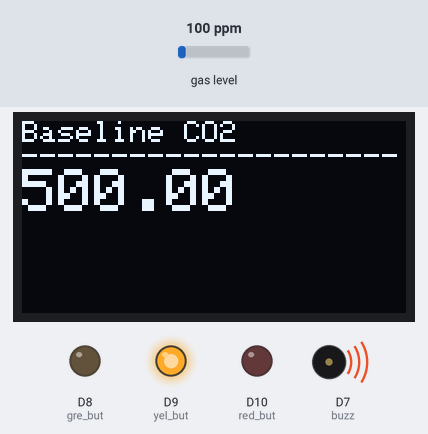
Recording of a sketch running on a simulated Arduino Uno R4 WiFi. On the bench: 128×64 one-colour display, output pins drawn as LEDs (lit = HIGH), buzzer (waves = sounding, pin HIGH). Dashed ring = blinking. The inputs (shaded band) are chosen by the test bench; at power-on: gas level 100 ppm. WiFi joins after 1.5 s; servers stay silent unless stated; what the sketch prints to the serial monitor is not drawn.

Above: at 8.0 s.
8.1 s: gas level set to 38 ppm
At 9.0 s:
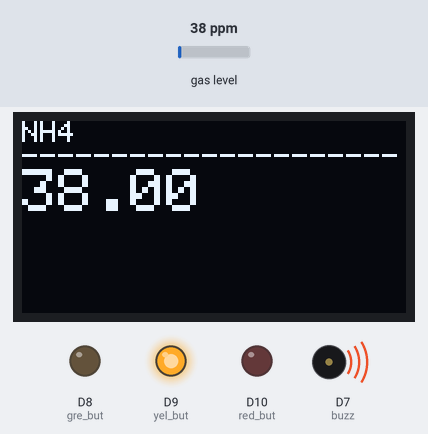
11.2 s: gas level set to 30 ppm
At 12.3 s:
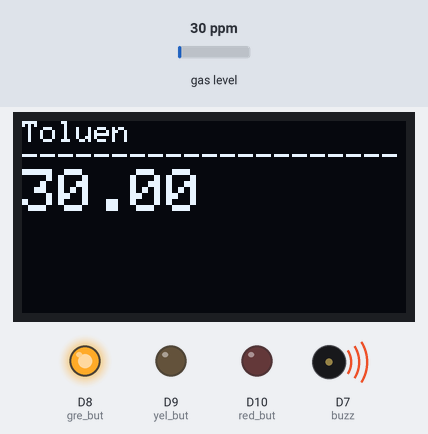
14.3 s: gas level set to 250 ppm
At 15.1 s:
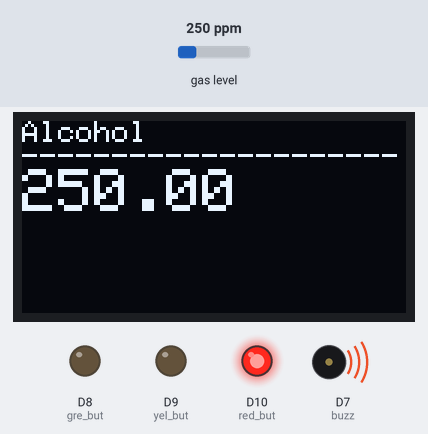
17.4 s: gas level set to 417 ppm
At 17.9 s:
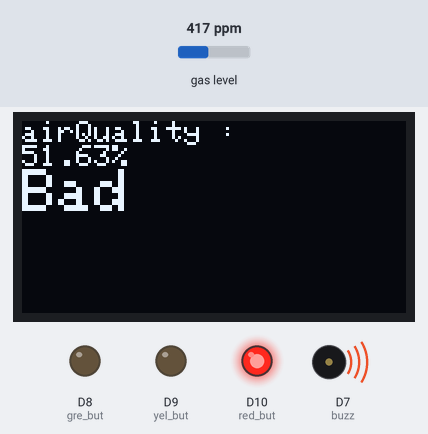
20.1 s: gas level set to 450 ppm
At 21.3 s:
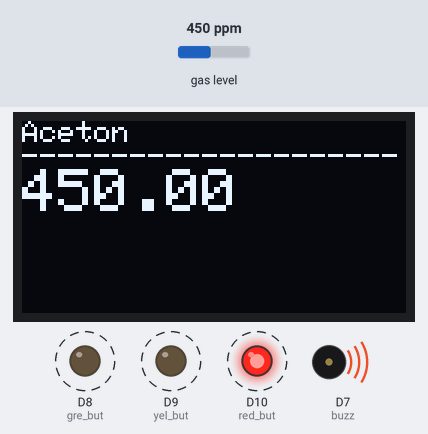
Timing chart, 0 to 30.1 s (numbered marks = the images above; inputs shaded):
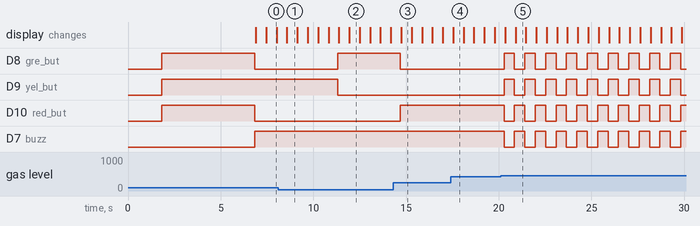

Measured:
- the behaviour switches between 34 and 33 ppm on gas level (found by bisection; images 1 and 2)
- the behaviour switches between 433 and 434 ppm on gas level (found by bisection; images 4 and 5)
- after the input at 11.2 s, D8 (gre_but): LOW → HIGH after 0.12 s; D9 (yel_but): HIGH → LOW after 0.12 s
- after the input at 14.3 s, D8 (gre_but): HIGH → LOW after 0.38 s; D10 (red_but): LOW → HIGH after 0.38 s
- after the input at 20.1 s, D8 (gre_but), D9 (yel_but), D10 (red_but), D7 (buzz): alternates HIGH for 0.56 s and LOW for 0.56 s, starting after 0.19 s
- what the display in image 0 shows lasts 0.5 s, from 7.5 s to 8.0 s

The sketch:

mustard.ino
```cpp
#include <WiFiS3.h>
#include <MQUnifiedsensor.h>

#include <SPI.h>
#include <Wire.h>
#include <Adafruit_GFX.h>
#include <Adafruit_SSD1306.h>


#define BLYNK_TEMPLATE_ID "FROM THE SCREEN"
#define BLYNK_TEMPLATE_NAME "TO THE RING"
#define BLYNK_AUTH_TOKEN "TO THE PEN TO THE KING"

#include <BlynkSimpleWifi.h>

char auth[] = BLYNK_AUTH_TOKEN;
char ssid[] = ""; // Wi-Fi name
char pass[] = ""; // Wi-Fi password

#define placa "Arduino UNO"
#define Voltage_Resolution 5
#define pin A0
#define type "MQ-135"
#define ADC_Bit_Resolution 10
#define RatioMQ135CleanAir 3.6

#define pin_but1 4
#define OLED_RESET 4
int page = 0;
int limit = 6;
int ptmp;

MQUnifiedsensor MQ135(placa, Voltage_Resolution, ADC_Bit_Resolution, pin, type);


Adafruit_SSD1306 display(OLED_RESET);

int red_but = 10;
int yel_but = 9;
int gre_but = 8;
int buzz = 7;

void setup() {

  Serial.begin(9600); // Init serial port

  display.begin(SSD1306_SWITCHCAPVCC, 0x3c);
  display.clearDisplay();

  pinMode(red_but,OUTPUT);
  pinMode(yel_but,OUTPUT);
  pinMode(gre_but,OUTPUT);

  pinMode(buzz,OUTPUT);

  int but1 = 0;
  pinMode(pin_but1,INPUT);


  Serial.print("Im Starting");
  Blynk.begin(auth, ssid, pass);
  Serial.print("connected!");
  MQ135.setRegressionMethod(1);
  MQ135.init();


  Serial.print("Calibrating please wait.");
  float calcR0 = 0;
  for (int i = 1; i <= 10; i++) {
    MQ135.update();
    calcR0 += MQ135.calibrate(RatioMQ135CleanAir);
    Serial.print(".");
  }
  MQ135.setR0(calcR0 / 10);
  Serial.println("  done!");

  if (isinf(calcR0)) {
    Serial.println("Warning: Connection issue, R0 is infinite (Open circuit detected) please check your wiring and supply");
    while (1);
  }
  if (calcR0 == 0) {
    Serial.println("Warning: Connection issue found, R0 is zero (Analog pin shorts to ground) please check your wiring and supply");
    while (1);
  }

  Serial.println("** Values from MQ-135 **");
  Serial.println("|    CO   |  Alcohol |   CO2  |  Toluen  |  NH4  |  Aceton  |  Air Quality  |");
  digitalWrite(gre_but,HIGH);
  digitalWrite(red_but,HIGH);
  digitalWrite(yel_but,HIGH);
  delay(5000);
}

void loop() {

  Blynk.run(); // Run Blynk
  MQ135.update(); // Update sensor readings

  MQ135.setA(605.18); MQ135.setB(-3.937); // CO concentration
  float CO = MQ135.readSensor();

  MQ135.setA(77.255); MQ135.setB(-3.18); // Alcohol concentration
  float Alcohol = MQ135.readSensor();

  MQ135.setA(110.47); MQ135.setB(-2.862); // CO2 concentration
  float CO2 = MQ135.readSensor();

  MQ135.setA(44.947); MQ135.setB(-3.445); // Toluen concentration
  float Toluen = MQ135.readSensor();

  MQ135.setA(102.2); MQ135.setB(-2.473); // NH4 concentration
  float NH4 = MQ135.readSensor();

  MQ135.setA(34.668); MQ135.setB(-3.369); // Aceton concentration
  float Aceton = MQ135.readSensor();

  float averageConcentration = (CO + Alcohol + (CO2 + 400) + Toluen + NH4 + Aceton) / 6.0;

  float airQualityPercent = 100 - (averageConcentration / 1000.0) * 100;
  if (airQualityPercent < 0) airQualityPercent = 0;
  if (airQualityPercent > 100) airQualityPercent = 100;

  String airQualityLevel = (airQualityPercent > 90) ? "Good" : (airQualityPercent > 75) ? "Moderate" : (airQualityPercent > 50) ? "Bad" : "Danger";

  Blynk.virtualWrite(V1, CO);
  Blynk.virtualWrite(V2, Alcohol);
  Blynk.virtualWrite(V3, CO2 + 400); // Add baseline for CO2
  Blynk.virtualWrite(V4, Toluen);
  Blynk.virtualWrite(V5, NH4);
  Blynk.virtualWrite(V7, airQualityPercent);
  Blynk.virtualWrite(V8, airQualityLevel);
  ptmp = page;

  int but1 = digitalRead(pin_but1);
  if (but1 == 0){
    page = page + 1;
    if (page > limit){
      page = 0;
    }
  }

  if(airQualityPercent > 90.00){
    digitalWrite(red_but,LOW);
    digitalWrite(yel_but,LOW);
    digitalWrite(gre_but,HIGH);
    digitalWrite(buzz,HIGH);
  }
  else if(airQualityPercent > 75.00){
    digitalWrite(red_but,LOW);
    digitalWrite(yel_but,HIGH);
    digitalWrite(gre_but,LOW);
    digitalWrite(buzz,HIGH);
  }
  else if(airQualityPercent > 50.00){
    digitalWrite(red_but,HIGH);
    digitalWrite(yel_but,LOW);
    digitalWrite(gre_but,LOW);
    digitalWrite(buzz,HIGH);
  }
  else {
    static unsigned long previousMillis = 0;
    const long interval = 500;

    unsigned long currentMillis = millis();
    if (currentMillis - previousMillis >= interval) {
      previousMillis = currentMillis;
      digitalWrite(red_but, !digitalRead(red_but));
      digitalWrite(yel_but, !digitalRead(yel_but));
      digitalWrite(gre_but, !digitalRead(gre_but));
      digitalWrite(buzz, !digitalRead(buzz));
    }
  }


  Serial.print(but1);
  Serial.print("  ");
  Serial.println(page);

  display.begin(SSD1306_SWITCHCAPVCC, 0x3c);

  if (page == 0){
    display.clearDisplay();
    display.setCursor(0,0);
    display.setTextSize(1);
    display.setTextColor(WHITE, BLACK);
    display.println("CO level");


    display.setTextSize(1);
    display.setTextColor(WHITE, BLACK);
    display.println("---------------------");

    display.setTextSize(2);
    display.setTextColor(WHITE, BLACK);
    display.println(CO);


  }


  if (page == 1){
  display.clearDisplay();
  display.setCursor(0,0);
  display.setTextSize(1);
  display.setTextColor(WHITE, BLACK);
  display.println("Alcohol");

  display.setTextSize(1);
  display.setTextColor(WHITE, BLACK);
  display.println("---------------------");

  display.setTextSize(2);
  display.setTextColor(WHITE, BLACK);
  display.println(Alcohol);
  }


  if (page == 2){
  display.clearDisplay();
  display.setCursor(0,0);
  display.setTextSize(1);
  display.setTextColor(WHITE, BLACK);
  display.println("Baseline CO2");
  display.setTextSize(1);
  display.setTextColor(WHITE, BLACK);
  display.println("---------------------");
  display.setTextSize(2);
  display.setTextColor(WHITE, BLACK);
  display.println(CO2 + 400);
  }


  if (page == 3){
  display.clearDisplay();
  display.setCursor(0,0);
  display.setTextSize(1);
  display.setTextColor(WHITE, BLACK);
  display.println("Toluen");
  display.setTextSize(1);
  display.setTextColor(WHITE, BLACK);
  display.println("---------------------");
  display.setTextSize(2);
  display.setTextColor(WHITE, BLACK);
  display.println(Toluen);
  }


  if (page == 4){
  display.clearDisplay();
  display.setCursor(0,0);
  display.setTextSize(1);
  display.setTextColor(WHITE, BLACK);
  display.println("NH4");
  display.setTextSize(1);
  display.setTextColor(WHITE, BLACK);
  display.println("---------------------");
  display.setTextSize(2);
  display.setTextColor(WHITE, BLACK);
  display.println(NH4);
  }

    if (page == 5){
  display.clearDisplay();
  display.setCursor(0,0);
  display.setTextSize(1);
  display.setTextColor(WHITE, BLACK);
  display.println("Aceton");
  display.setTextSize(1);
  display.setTextColor(WHITE, BLACK);
  display.println("---------------------");
  display.setTextSize(2);
  display.setTextColor(WHITE, BLACK);
  display.println(Aceton);
  }

    if (page == 6){
  display.clearDisplay();
  display.setCursor(0,0);
  display.setTextSize(1);
  display.setTextColor(WHITE, BLACK);
  display.println("airQuality :  ");
  display.print(airQualityPercent);
  display.println("%");
  display.setTextSize(2);
  display.println(airQualityLevel);

  }

  Serial.print("|   "); Serial.print(CO);
  Serial.print("   |   "); Serial.print(Alcohol);
  Serial.print("   |   "); Serial.print(CO2 + 400);
  Serial.print("   |   "); Serial.print(Toluen);
  Serial.print("   |   "); Serial.print(NH4);
  Serial.print("   |   "); Serial.print(Aceton);
  Serial.print("   |   "); Serial.print(airQualityPercent); Serial.print("% (");
  Serial.print(airQualityLevel); Serial.print(")   |");
  Serial.println();

  display.display();
  delay(500);
}
```
